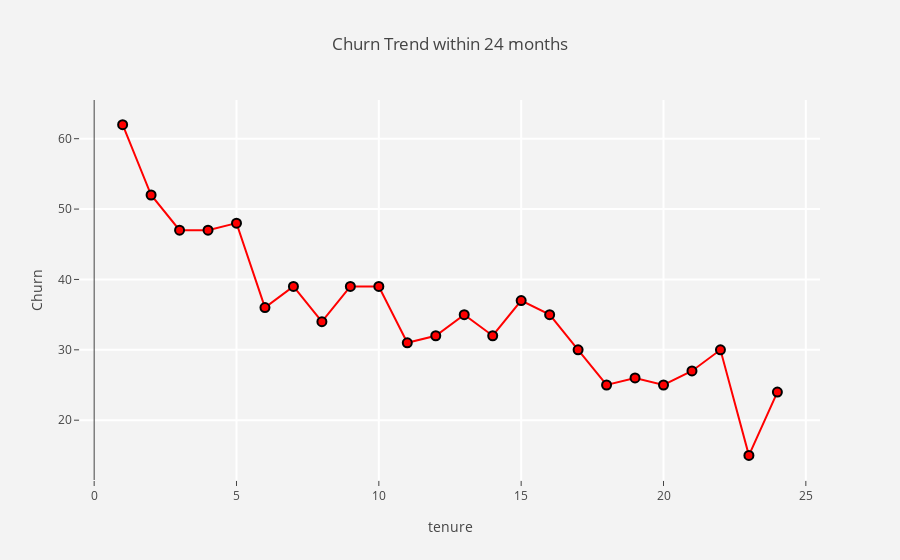

Notebook code for this chart:
### Code cell
agg = df1.replace('Yes', 1).replace('No', 0).groupby('tenure', as_index=False)[['Churn']].mean()
agg = agg[agg.tenure < 25]
agg['Churn'] = np.round(agg['Churn'], 2) * 100

trace = go.Scatter(x = agg["tenure"],y = agg["Churn"],
                   mode = "markers+lines",
                  marker = dict(color = "red",size = 9,
                                line = dict(color = "black",width =2)))
#layout
layout = go.Layout(dict(title = "Churn Trend within 24 months",
                        plot_bgcolor  = "rgb(243,243,243)",
                        paper_bgcolor = "rgb(243,243,243)",
                        xaxis = dict(gridcolor = 'rgb(255, 255, 255)',title = "tenure",
                                     zerolinewidth=1,ticklen=5,gridwidth=2),
                        yaxis = dict(gridcolor = 'rgb(255, 255, 255)',title = "Churn",
                                     zerolinewidth=1,ticklen=5,gridwidth=2),
                       )
                  )

fig = go.Figure(data = [trace],layout = layout)
plotly.offline.iplot(fig)

### Figure 1 — Plotly figure (JSON) as saved in the notebook; plotly's stock layout.template omitted (floating-point values rounded to 4 significant figures)
{"data": [{"marker": {"color": "red", "line": {"color": "black", "width": 2}, "size": 9}, "mode": "markers+lines", "type": "scatter", "uid": "76e96500-cdb2-4b2e-9357-894f329b995c", "x": [1, 2, 3, 4, 5, 6, 7, 8, 9, 10, 11, 12, 13, 14, 15, 16, 17, 18, 19, 20, 21, 22, 23, 24], "y": [62, 52, 47, 47, 48, 36, 39, 34, 39, 39, 31, 32, 35, 32, 37, 35, 30, 25, 26, 25, 27, 30, 15, 24]}], "layout": {"paper_bgcolor": "rgb(243,243,243)", "plot_bgcolor": "rgb(243,243,243)", "title": {"text": "Churn Trend within 24 months"}, "xaxis": {"gridcolor": "rgb(255, 255, 255)", "gridwidth": 2, "ticklen": 5, "title": {"text": "tenure"}, "zerolinewidth": 1}, "yaxis": {"gridcolor": "rgb(255, 255, 255)", "gridwidth": 2, "ticklen": 5, "title": {"text": "Churn"}, "zerolinewidth": 1}}}
